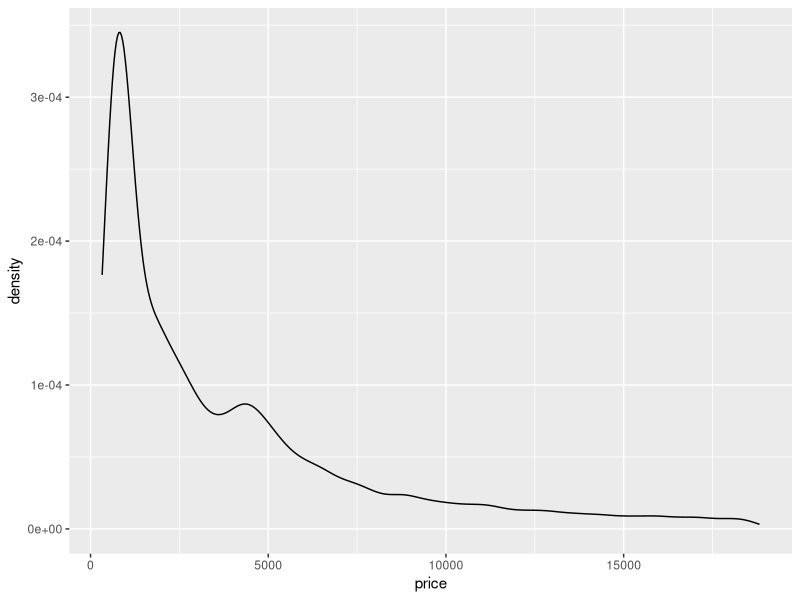
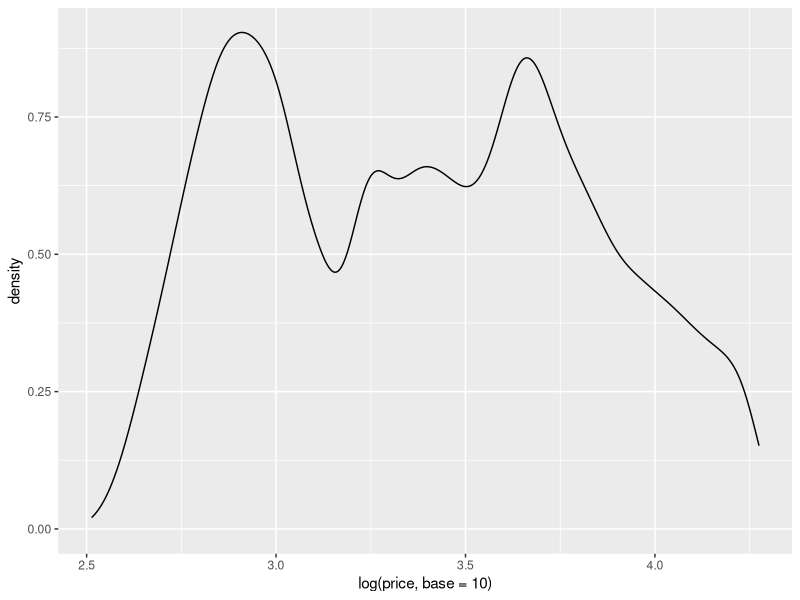
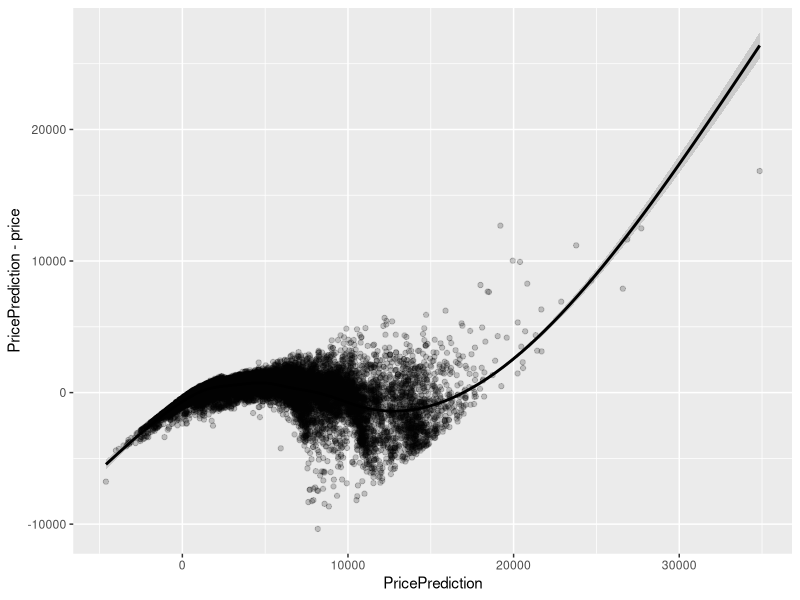
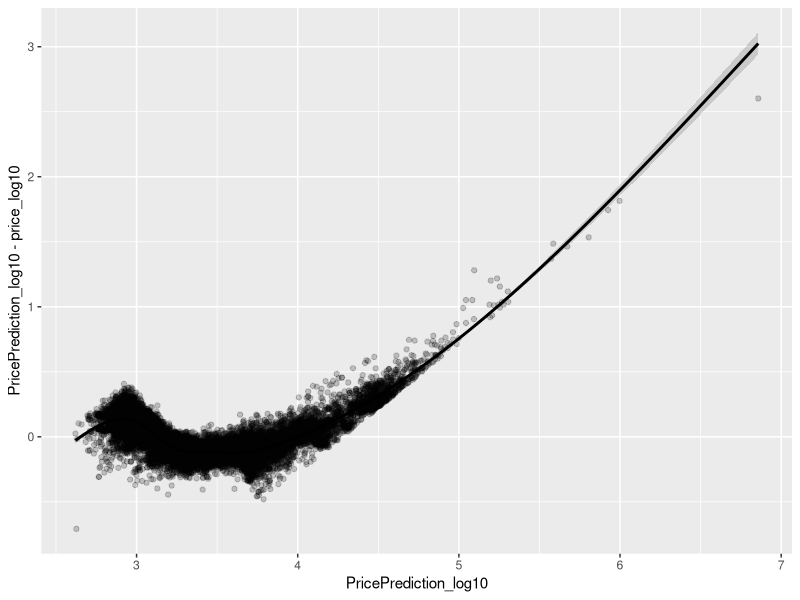
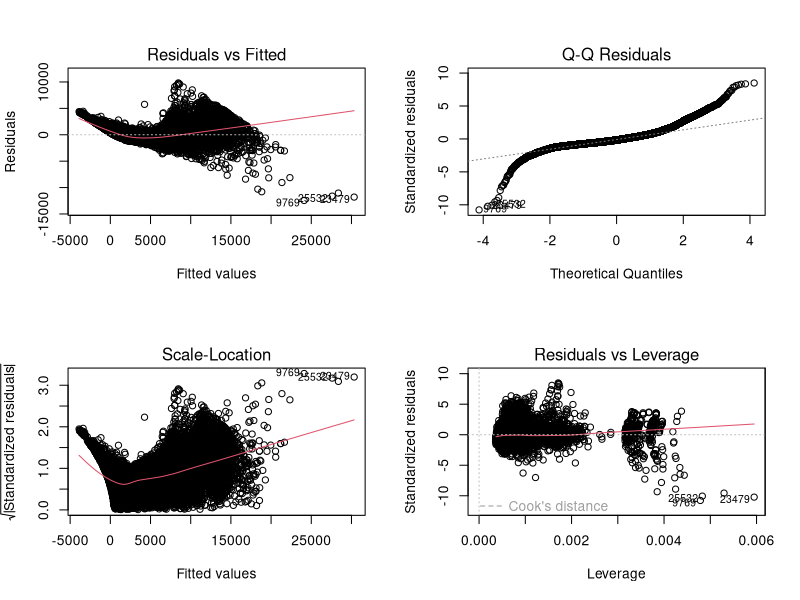
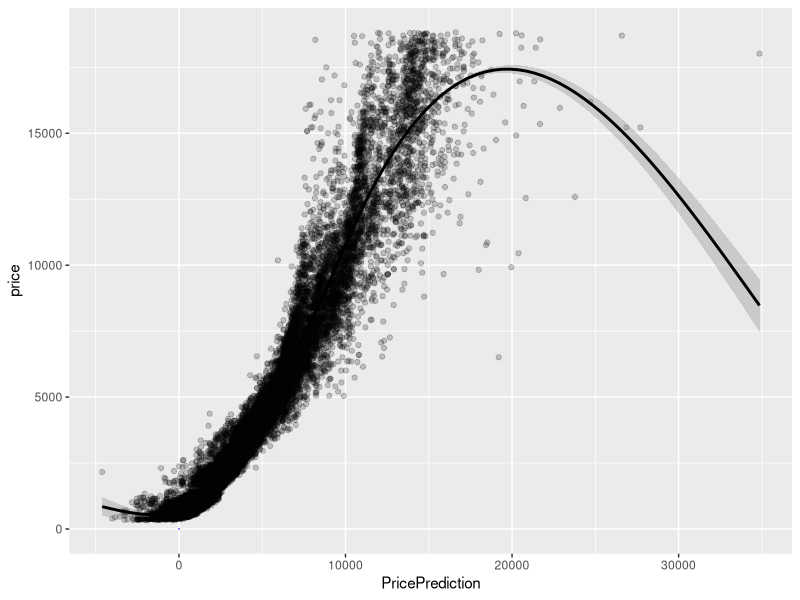
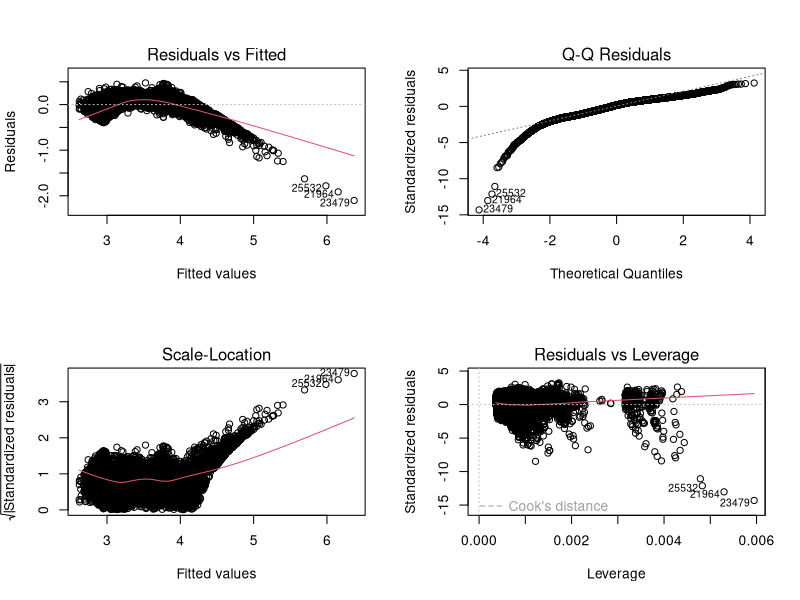
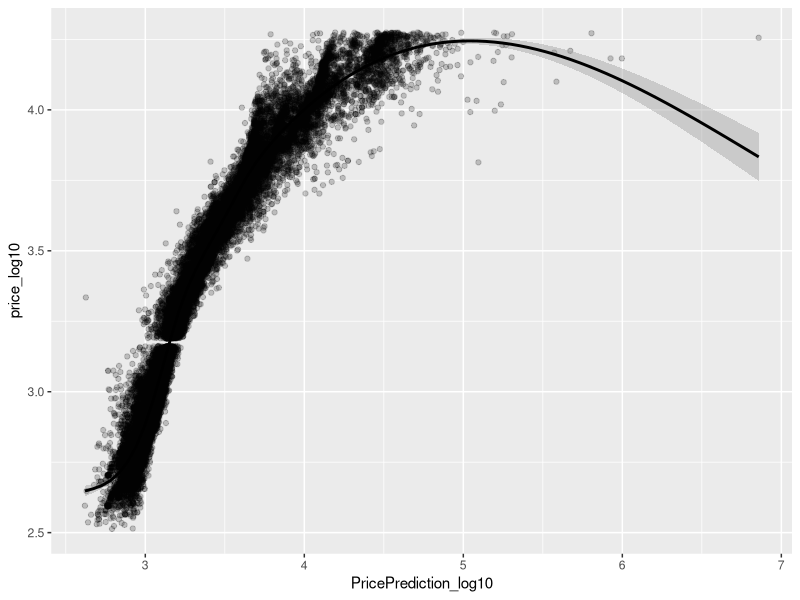

These charts were generated, in order, by the following R code:
## ---- chunk 1
knitr::opts_chunk$set(echo = TRUE)
## ---- chunk 2
library(ggplot2)
data(diamonds)

price_df <- as.data.frame(diamonds[,"price"])
colnames(price_df) <- c("price")
summary(price_df$price)
d <- ggplot(price_df["price"], aes(x = price))
d + geom_density()
## ---- chunk 3
d_log10 <- ggplot(price_df["price"], aes(x = log(price, base = 10)))
summary(log(price_df$price, base = 10))
d_log10 + geom_density()
## ---- chunk 4
set.seed(123)
train_sample <- sample(53940, 26970)

diamonds_train <- diamonds[train_sample, ]
diamonds_test  <- diamonds[-train_sample, ]

str(diamonds_train)
str(diamonds_test)
## ---- chunk 5
price_reg <- lm(price ~ carat + cut + color + clarity, data = diamonds_train)
summary(price_reg)

price_reg_log10 <- lm(log(price, base = 10) ~ carat + cut + color + clarity, data = diamonds_train)
summary(price_reg_log10)
## ---- chunk 6
diamonds_test$price_log10 <- log(diamonds_test$price, base = 10)
diamonds_test$PricePrediction <- predict(price_reg, newdata = diamonds_test)
diamonds_test$PricePrediction_log10 <- predict(price_reg_log10, newdata = diamonds_test)
head(diamonds_test)
## ---- chunk 7
a <- ggplot(data = diamonds_test, aes(x = PricePrediction, y = PricePrediction - price))
a + geom_point(alpha = 0.2, color = "black") + geom_smooth(aes(x = PricePrediction, y = PricePrediction - price), color = "black")

b <- ggplot(data = diamonds_test, aes(x = PricePrediction_log10, y = PricePrediction_log10 - price_log10))
b + geom_point(alpha = 0.2, color = "black") + geom_smooth(aes(x = PricePrediction_log10, y = PricePrediction_log10 - price_log10), color = "black")
## ---- chunk 8
confint(price_reg)
par(mfrow=c(2,2))
plot(price_reg)

c <- ggplot(data = diamonds_test, aes(x = PricePrediction, y = price))
c + geom_point(alpha = 0.2, color = "black") + geom_smooth(aes(x = PricePrediction, y = price), color = "black") + geom_line(aes(x = log(PricePrediction, base = 10), y = log(price, base = 10)), color = "blue", linetype = 2)

confint(price_reg_log10)
par(mfrow=c(2,2))
plot(price_reg_log10)

d <- ggplot(data = diamonds_test, aes(x = PricePrediction_log10, y = price_log10))
d + geom_point(alpha = 0.2, color = "black") + geom_smooth(aes(x = PricePrediction_log10, y = price_log10), color = "black")
